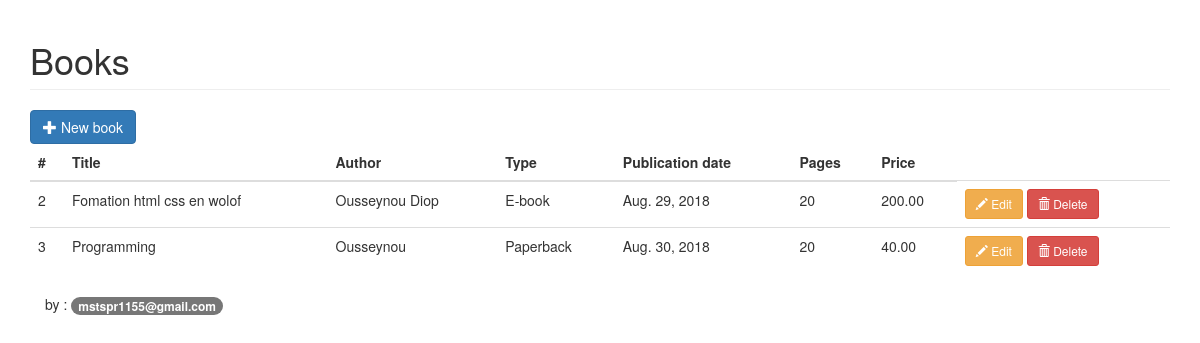
The page /books/ on the database its author committed.
### crud/models.py (models this page shows, shortened)
class Book(models.Model):
    HARDCOVER = 1
    PAPERBACK = 2
    EBOOK = 3
    BOOK_TYPES = (
        (HARDCOVER, 'Hardcover'),
        (PAPERBACK, 'Paperback'),
        (EBOOK, 'E-book'),
    )
    title = models.CharField(max_length=50)
    publication_date = models.DateField(null=True)
    author = models.CharField(max_length=30, blank=True)
    price = models.DecimalField(max_digits=5, decimal_places=2)
    pages = models.IntegerField(blank=True, null=True)
    book_type = models.PositiveSmallIntegerField(choices=BOOK_TYPES)
    seller = models.ForeignKey(Seller,models.SET_NULL,null=True)

### crud/views.py (the view)
# urls.py: path('books/', views.book_list, name='book_list'),
def book_list(request):
    books = Book.objects.all()
    return render(request, 'books/book_list.html', {'books': books})

### crud/templates/books/book_list.html (shortened to what this page needs)
{% extends "base.html" %}
{% load static %}
  {% block content %}
  <h1 class="page-header">Books</h1>
  <button type="button"
              class="btn btn-primary js-create-book"
              data-url="{% url 'book_create' %}">
        <span class="glyphicon glyphicon-plus"></span>
        New book
      </button>
  <table class="table" id="book-table">
    <thead>
      <tr>
        <th>#</th>
        <th>Title</th>
        <th>Author</th>
        <th>Type</th>
        <th>Publication date</th>
        <th>Pages</th>
        <th>Price</th>
      </tr>
    </thead>
    <tbody>
    {% include 'books/includes/partial_book_list.html' %}
    </tbody>
  </table>
<div class="container">
      <footer>by : <span class="badge badge-pill-info"> mstspr1155@gmail.com</span></footer>
    </div>
{% endblock %}

### crud/templates/base.html (shortened to what this page needs)
{% load static %}<!DOCTYPE html>
<html lang="en">
  <head>
  <link rel="stylesheet" href="https://maxcdn.bootstrapcdn.com/bootstrap/3.3.7/css/bootstrap.min.css">
  </head>
  <body>
    <div class="container">
      {% block content %}
      {% endblock %}
  </body>
</html>

### crud/templates/books/includes/partial_book_list.html
{% for book in books %}
  <tr>
    <td>{{ book.id }}</td>
    <td>{{ book.title }}</td>
    <td>{{ book.author }}</td>
    <td>{{ book.get_book_type_display }}</td>
    <td>{{ book.publication_date }}</td>
    <td>{{ book.pages }}</td>
    <td>{{ book.price }}</td>
    <td>
      <button type="button"
              class="btn btn-warning btn-sm js-update-book"
              data-url="{% url 'book_update' book.id %}">
        <span class="glyphicon glyphicon-pencil"></span> Edit
      </button>
      <button type="button"
              class="btn btn-danger btn-sm js-delete-book"
              data-url="{% url 'book_delete' book.id %}">
        <span class="glyphicon glyphicon-trash"></span> Delete
      </button>
    </td>
  </tr>
{% empty %}
  <tr>
    <td colspan="7" class="text-center bg-warning">No book</td>
  </tr>
{% endfor %}

### rows shown on the page
Book: id "2", title "Fomation html css en wolof", author "Ousseynou Diop", book_type "E-book", publication_date "Aug. 29, 2018", pages "20", price "200.00"
Book: id "3", title "Programming", author "Ousseynou", book_type "Paperback", publication_date "Aug. 30, 2018", pages "20", price "40.00"
